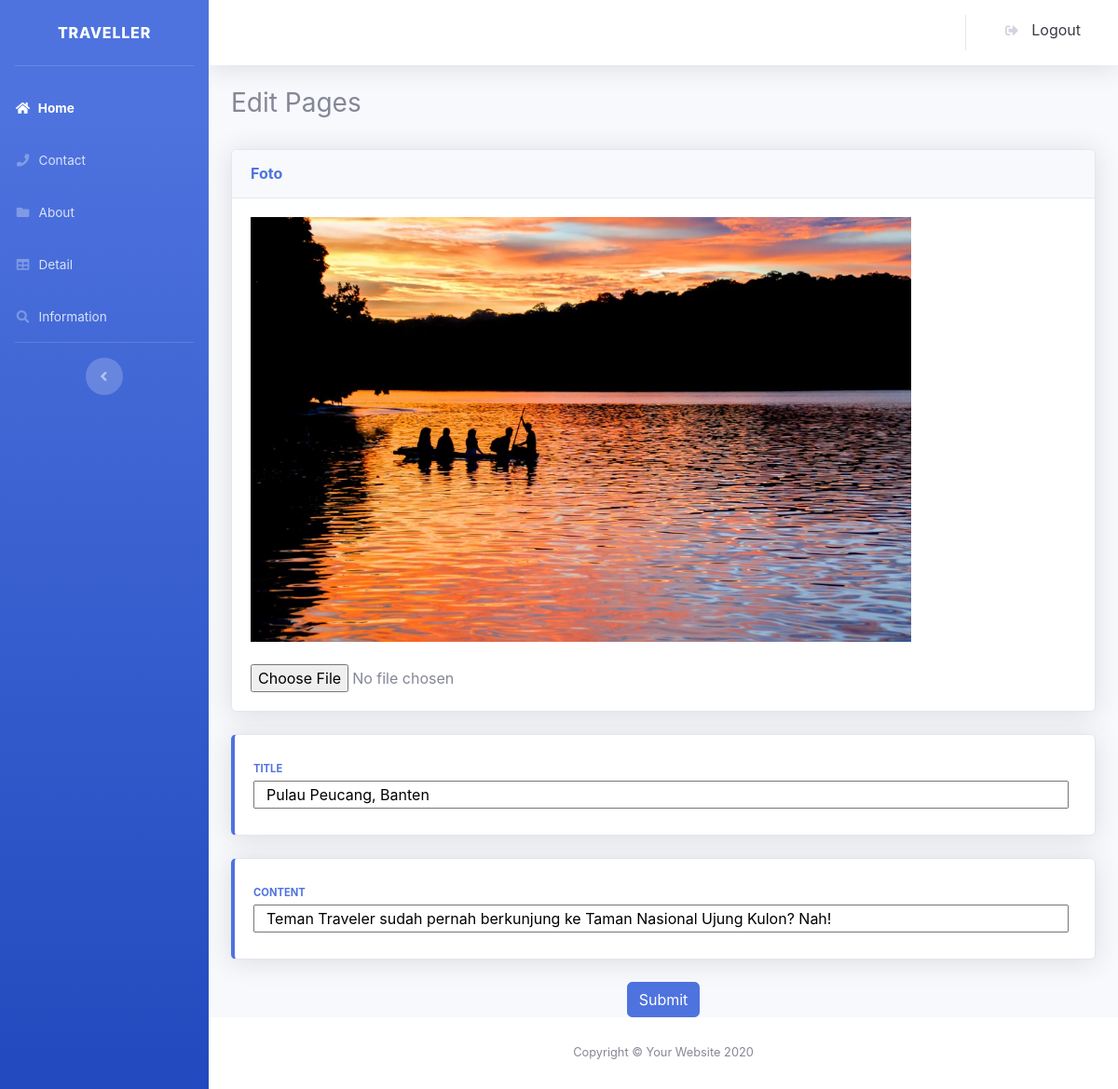
/admin/edit.php?id=2 (signed in), run on the app's committed database.
### tables this page shows
CREATE TABLE `pages` (
  `id` int(12) NOT NULL,
  `foto` varchar(255) NOT NULL,
  `title` varchar(100) NOT NULL,
  `content` text NOT NULL,
  `created_at` timestamp NOT NULL DEFAULT current_timestamp(),
  `updated_at` timestamp NOT NULL DEFAULT current_timestamp(),
  `deleted_at` timestamp NOT NULL DEFAULT current_timestamp()
);

### admin/edit.php (the view, shortened to what this page needs)
<?php
require 'config/db.php';
$id = $_GET["id"];
$pgs = query("SELECT * FROM pages where id=$id")[0];
function query($query){
  global $db;
$result = mysqli_query($db, $query);
$rows = [];
while($row = mysqli_fetch_assoc($result)){
  $rows[] = $row;
}
return $rows;
}
?>
<!DOCTYPE html>
<html lang="en">
<head>
  <link href="assets/fontawesome-free/css/all.min.css" rel="stylesheet">
  <link href="assets/css/sb-admin-2.min.css" rel="stylesheet">
</head>
<body id="page-top">
  <div id="wrapper">
    <ul class="navbar-nav bg-gradient-primary sidebar sidebar-dark accordion" id="accordionSidebar">
      <a class="sidebar-brand d-flex align-items-center justify-content-center text-white" disabled="">
        <div class="sidebar-brand-text mx-3">Traveller</div>
      </a>
      <hr class="sidebar-divider">
      <li class="nav-item active">
        <a class="nav-link" href="indexa.php">
          <i class="fas fa-fw fa-home"></i>
          <span>Home</span>
        </a>
      </li>
      <li class="nav-item">
        <a class="nav-link" href="contact.php">
          <i class="fas fa-fw fa-phone"></i>
          <span>Contact</span>
        </a>
      </li>
      <li class="nav-item">
        <a class="nav-link" href="about.php">
          <i class="fas fa-fw fa-folder"></i>
          <span>About</span>
        </a>
      </li>
      <li class="nav-item">
        <a class="nav-link" href="detail.php">
          <i class="fas fa-fw fa-table"></i>
          <span>Detail</span></a>
      </li>
      <li class="nav-item">
        <a class="nav-link" href="info.php">
          <i class="fas fa-fw fa-search"></i>
          <span>Information</span></a>
      </li>
      <hr class="sidebar-divider d-none d-md-block">
      <div class="text-center d-none d-md-inline">
        <button class="rounded-circle border-0" id="sidebarToggle"></button>
      </div>
    </ul>
    <div id="content-wrapper" class="d-flex flex-column">
      <div id="content">
        <nav class="navbar navbar-expand navbar-light bg-white topbar mb-4 static-top shadow">
          <ul class="navbar-nav ml-auto">
            <li class="nav-item dropdown no-arrow">
              <a class="dropdown-item" href="logout.php" data-toggle="modal" data-target="#logoutModal">
                <i class="fas fa-sign-out-alt fa-sm fa-fw mr-2 text-gray-400"></i>
                Logout
              </a>
            </li>
          </ul>
        </nav>
    </div>
    <div id="content-wrapper" class="d-flex flex-column">
        <div class="container-fluid">
          <div class="d-sm-flex align-items-center justify-content-between mb-4">
            <h1 class="h3 text-gray">Edit Pages</h1>
          </div>
          <div class="row">
            <form action="" method="post" enctype="multipart/form-data">
              <div class="col-xl-12 mb-2">
                <div class="card shadow mb-4">
                  <div class="card-header py-3 d-flex flex-row align-items-center justify-content-between">
                    <h6 class="m-0 font-weight-bold text-primary">Foto</h6>
                  </div>
                  <div class="card-body">
                    <div>
                      <img src="../assets/images/index/<?php echo $pgs["foto"]; ?>" width="80%">
                    </div> <br>
                    <input type="file" name="foto" id="foto">
                  </div>
                </div>
              </div>
              <div class="col-xl-12 mb-4">
                <div class="card border-left-primary shadow h-100 py-2">
                  <div class="card-body">
                    <div class="row no-gutters align-items-center">
                      <div class="col mr-2">
                        <div class="text-xs font-weight-bold text-primary text-uppercase mb-1">Title</div>
                          <input class="col-sm-12" type="text" name="title" id="title" value="<?php echo $pgs["title"]; ?>">
                      </div>
                    </div>
                  </div>
                </div>
              </div>
              <div class="col-xl-12 mb-4">
                <div class="card border-left-primary shadow h-100 py-2">
                  <div class="card-body">
                    <div class="row no-gutters align-items-center">
                      <div class="col mr-2">
                        <div class="text-xs font-weight-bold text-primary text-uppercase mb-1">Content</div>
                          <input class="col-sm-12" type="text" name="content" id="content" value="<?php echo $pgs["content"]; ?>">
                      </div>
                    </div>
                  </div>
                </div>
              </div>
              <div class="container text-center">
                <button class="btn btn-primary" type="submit" name="submit">Submit</button>
              </div>
            </form>
          </div>
      </div>
      <footer class="sticky-footer bg-white">
        <div class="container my-auto">
          <div class="copyright text-center my-auto">
            <span>Copyright &copy; Your Website
            </span>
          </div>
        </div>
      </footer>
    </div>
  </div>
  </div>
</body>
</html>

### data on the page
pages: foto (picture), title "Pulau Peucang, Banten", content "Teman Traveler sudah pernah berkunjung ke Taman Nasional Ujung Kulon? Nah!"
